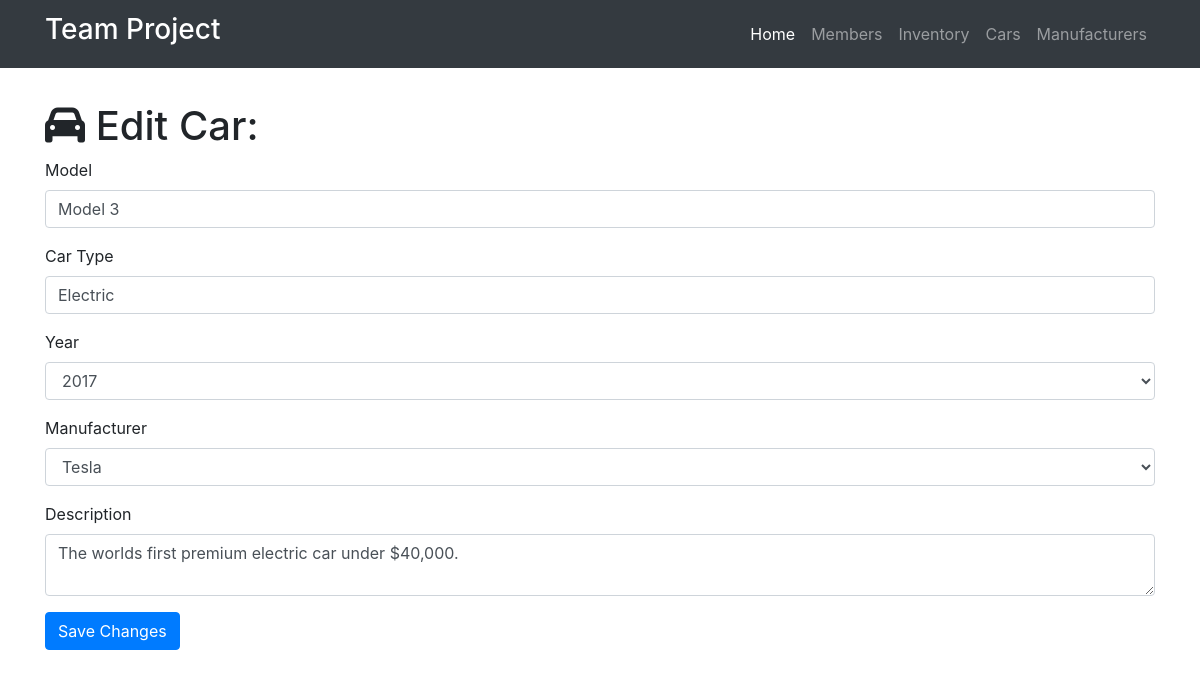
Screenshot of /car/edit/3 with the database file from the repository.
### project.py (models this page shows)
class Car(db.Model):
    __tablename__ = 'cars'
    id = db.Column(db.Integer, primary_key=True)
    model = db.Column(db.Integer)
    cartype = db.Column(db.String(256))
    year = db.Column(db.Integer)
    description = db.Column(db.Text)
    manufacturer_id = db.Column(db.Integer, db.ForeignKey('manufacturers.id'))

### project.py (the view, shortened to what this page needs)
@app.route('/car/edit/<int:id>', methods=['GET', 'POST'])
def edit_car(id):
    car = Car.query.filter_by(id=id).first()
    manufacturers = Manufacturer.query.all()
    if request.method == 'GET':
        return render_template('car-edit.html', car=car, manufacturers=manufacturers)

### templates/car-edit.html (shortened to what this page needs)
{% extends "home-base.html" %}
{% block head%}
  {{super()}}
{% endblock %}
{% block page_content %}
<div class="container">
   <h1 class="mt-5"><i class="fa fa-car" aria-hidden="true"></i> Edit Car:</h1>
  <form action="/car/edit/{{car.id}}" method="post">
    <div class="form-group">
      <label>Model</label>
      <input class="form-control" type="text" name="model" value="{{car.model}}" required="true">
    </div>
    <div class="form-group">
    <label>Car Type</label>
    <input class="form-control" type="text" name="cartype" value="{{car.cartype}}" required="true">
  </div>
  <div class="form-group">
  <label>Year</label>
  <select class="form-control" name="year">
        {% for i in range(1970, 2021) %}
          {% if i == 2017 %}
            <option selected="selected">{{i}}</option>
          {% else %}
            <option>{{i}}</option>
          {% endif %}
        {% endfor %}
      </select>
</div>
<div class="form-group">
        <label>Manufacturer</label>
        <select class="form-control" name="manufacturer">
          {% for manufacturer in manufacturers %}
            {% if manufacturer == car.manufacturer %}
              <option selected="selected">{{manufacturer.name}}</option>
            {% else %}
              <option>{{manufacturer.name}}</option>
            {% endif %}
          {% endfor %}
        </select>
      </div>
    <div class="form-group">
      <label>Description</label>
      <textarea class="form-control" name="description" required="true">{{car.description}}</textarea>
    </div>
    <button type="submit" class="btn btn-primary">Save Changes</button>
  </form>
 </div>
{% endblock %}

### templates/car-edit.html (style rules this page uses)
body { padding-top: 54px; }

### rows the page displays
Car: model "Model 3", cartype "Electric", description "The worlds first premium electric car under $40,000."

### other values shown
form field year "2017"
form field manufacturer "Tesla"
